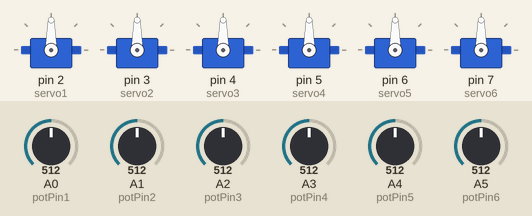
Simulated run of this sketch. Board: Arduino Uno, built with avr-gcc and run on an emulated ATmega328P. On the bench: 6 × servo. The test bench sets the inputs (shaded band); at power-on: A0 (potPin1) = 512, A1 (potPin2) = 512, A2 (potPin3) = 512, A3 (potPin4) = 512, A4 (potPin5) = 512, A5 (potPin6) = 512.

Above: at 1.2 s.
1.3 s: A0 (potPin1) set to 716
At 2.5 s:
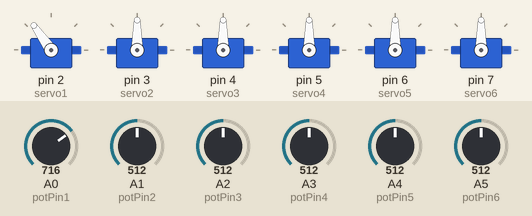
2.8 s: A1 (potPin2) set to 716
At 3.6 s:
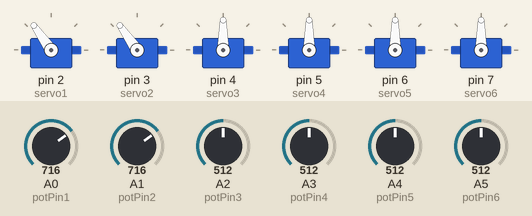
4.3 s: A2 (potPin3) set to 716
At 5.4 s:
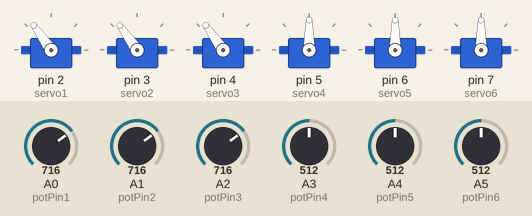
5.8 s: A3 (potPin4) set to 716
At 6.4 s:
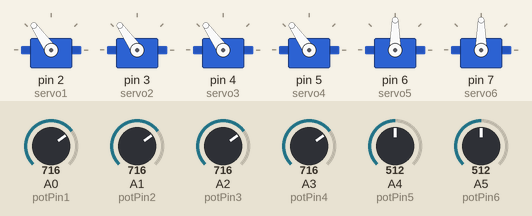
7.3 s: A4 (potPin5) set to 716
At 8.5 s:
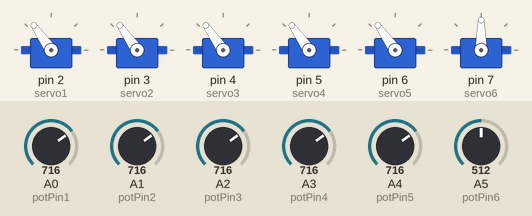
8.8 s: A5 (potPin6) set to 716
At 9.7 s:
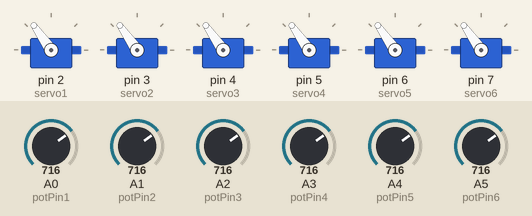
Timing chart, 0 to 11.3 s (numbered marks = the images above; inputs shaded):
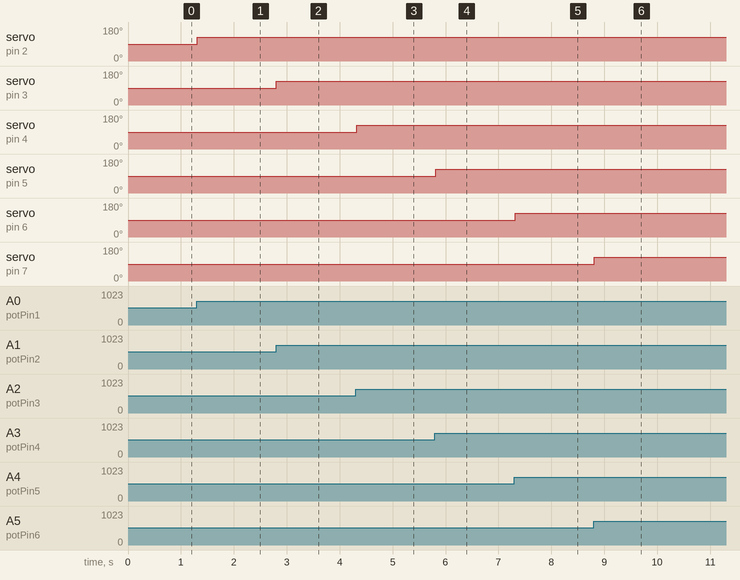

Measured:
- after the input at 1.3 s, servo on pin 2 (servo1): 90° → 125° at once
- after the input at 2.8 s, servo on pin 3 (servo2): 90° → 125° at once
- after the input at 4.3 s, servo on pin 4 (servo3): 90° → 125° at once
- after the input at 5.8 s, servo on pin 5 (servo4): 90° → 125° at once
- after the input at 7.3 s, servo on pin 6 (servo5): 90° → 125° at once
- after the input at 8.8 s, servo on pin 7 (servo6): 90° → 125° at once

The sketch:

copy_of_copy_of_servo_motor_with_arduino_1.ino
```cpp
#include <Servo.h>

// Define servo objects for each servo motor
Servo servo1;
Servo servo2;
Servo servo3;
Servo servo4;
Servo servo5;
Servo servo6;

// Define analog input pins for potentiometers
const int potPin1 = A0;  // Potentiometer 1 connected to analog pin A0
const int potPin2 = A1;  // Potentiometer 2 connected to analog pin A1
const int potPin3 = A2;  // Potentiometer 3 connected to analog pin A2
const int potPin4 = A3;  // Potentiometer 4 connected to analog pin A3
const int potPin5 = A4;  // Potentiometer 5 connected to analog pin A4
const int potPin6 = A5;  // Potentiometer 6 connected to analog pin A5

void setup() {
  // Attach each servo to its respective pin
  servo1.attach(2);  // Pin 2 for servo 1
  servo2.attach(3);  // Pin 3 for servo 2
  servo3.attach(4);  // Pin 4 for servo 3
  servo4.attach(5);  // Pin 5 for servo 4
  servo5.attach(6);  // Pin 6 for servo 5
  servo6.attach(7);  // Pin 7 for servo 6
}

void loop() {
  // Read potentiometer values and map to servo positions
  int pos1 = map(analogRead(potPin1), 0, 1023, 0, 180);  // Map potentiometer 1 range to servo 1 position
  int pos2 = map(analogRead(potPin2), 0, 1023, 0, 180);  // Map potentiometer 2 range to servo 2 position
  int pos3 = map(analogRead(potPin3), 0, 1023, 0, 180);  // Map potentiometer 3 range to servo 3 position
  int pos4 = map(analogRead(potPin4), 0, 1023, 0, 180);  // Map potentiometer 4 range to servo 4 position
  int pos5 = map(analogRead(potPin5), 0, 1023, 0, 180);  // Map potentiometer 5 range to servo 5 position
  int pos6 = map(analogRead(potPin6), 0, 1023, 0, 180);  // Map potentiometer 6 range to servo 6 position

  // Control servo motors
  servo1.write(pos1);  // Set servo 1 position
  servo2.write(pos2);  // Set servo 2 position
  servo3.write(pos3);  // Set servo 3 position
  servo4.write(pos4);  // Set servo 4 position
  servo5.write(pos5);  // Set servo 5 position
  servo6.write(pos6);  // Set servo 6 position

  // Delay between updates (adjust as needed)
  delay(20);  // Short delay to allow servos to reach their positions
}
```
